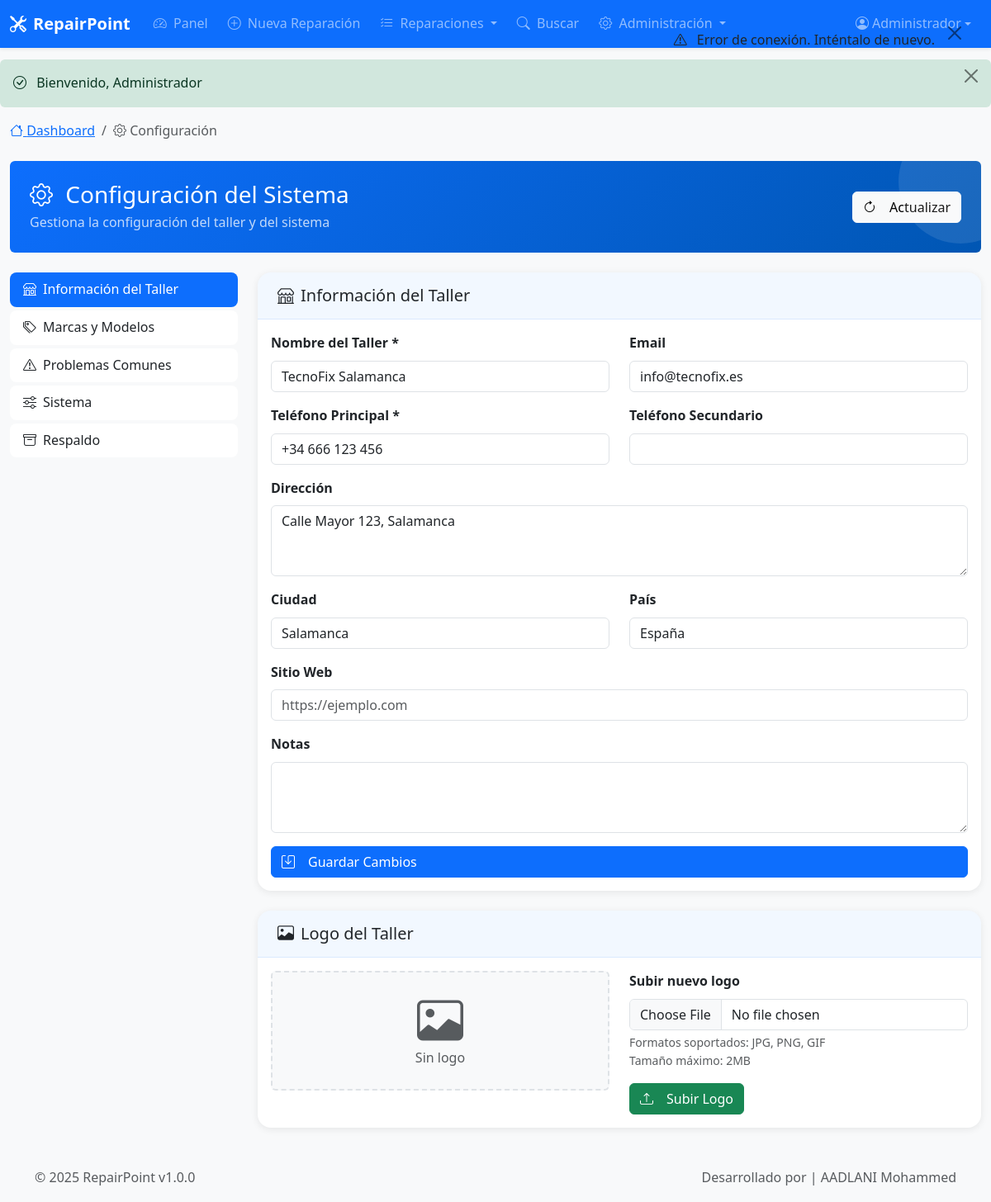
Page /pages/settings.php (signed in) on the committed database.
### tables this page shows
CREATE TABLE users (
                       id INT AUTO_INCREMENT PRIMARY KEY,
                       name VARCHAR(100) NOT NULL COMMENT 'Nombre completo del usuario',
                       email VARCHAR(150) NOT NULL UNIQUE COMMENT 'Email',
                       phone VARCHAR(20) COMMENT 'Teléfono',
                       password VARCHAR(255) NOT NULL COMMENT 'Contraseña encriptada',
                       role ENUM('admin', 'staff') DEFAULT 'staff' COMMENT 'Rol del usuario',
                       shop_id INT NOT NULL COMMENT 'ID del taller',
                       created_at DATETIME DEFAULT CURRENT_TIMESTAMP COMMENT 'Fecha de creación',
                       last_login DATETIME COMMENT 'Último inicio de sesión',
                       status ENUM('active', 'inactive') DEFAULT 'active' COMMENT 'Estado del usuario',
                       remember_token VARCHAR(255) COMMENT 'Token para recordar sesión',
                       reset_token VARCHAR(255) COMMENT 'Token para reset password',
                       reset_expires DATETIME COMMENT 'Expiración del token reset',
                       FOREIGN KEY (shop_id) REFERENCES shops(id) ON DELETE CASCADE,
                       INDEX idx_email (email),
                       INDEX idx_shop_id (shop_id),
                       INDEX idx_remember_token (remember_token),
                       INDEX idx_reset_token (reset_token)
);

CREATE TABLE shops (
                       id INT AUTO_INCREMENT PRIMARY KEY,
                       name VARCHAR(150) NOT NULL COMMENT 'Nombre del taller',
                       email VARCHAR(150) UNIQUE COMMENT 'Email del taller',
                       phone1 VARCHAR(20) NOT NULL COMMENT 'Teléfono principal',
                       phone2 VARCHAR(20) COMMENT 'Teléfono adicional',
                       address TEXT COMMENT 'Dirección completa',
                       website VARCHAR(255) COMMENT 'Sitio web del taller',
                       logo VARCHAR(255) COMMENT 'Logo del taller',
                       city VARCHAR(100) COMMENT 'Ciudad',
                       country VARCHAR(100) DEFAULT 'España' COMMENT 'País',
                       created_at DATETIME DEFAULT CURRENT_TIMESTAMP COMMENT 'Fecha de creación',
                       notes TEXT COMMENT 'Notas adicionales',
                       status ENUM('active', 'inactive') DEFAULT 'active' COMMENT 'Estado del taller',
                       setup_completed BOOLEAN DEFAULT FALSE COMMENT 'Si el setup inicial está completo'
);

### pages/settings.php (the view, shortened to what the rows shown need)
<?php
require_once '../config/config.php';
require_once INCLUDES_PATH . 'functions.php';
$shop_id = $_SESSION['shop_id'];
$db = getDB();
$shop = $db->selectOne("SELECT * FROM shops WHERE id = ?", [$shop_id]);
require_once INCLUDES_PATH . 'header.php';
?>
    <div class="container-fluid">
        <div class="row mb-4">
            <div class="col-12">
                <div class="page-header bg-primary text-white p-4 rounded">
                    <div class="row align-items-center">
                        <div class="col-md-8">
                            <h1 class="h3 mb-1">
                                <i class="bi bi-gear me-2"></i>
                                Configuración del Sistema
                            </h1>
                        </div>
                    </div>
                </div>
            </div>
        </div>
        <div class="row">
            <div class="col-lg-9">
                <div class="tab-content">
                    <div class="tab-pane fade show active" id="shop-settings">
                        <div class="card">
                            <div class="card-body">
                                <form method="POST" action="" class="needs-validation" novalidate>
                                    <div class="row">
                                        <div class="col-md-6 mb-3">
                                            <label for="shop_name" class="form-label">Nombre del Taller *</label>
                                            <input type="text"
                                                   class="form-control"
                                                   id="shop_name"
                                                   name="name"
                                                   value="<?= safeHtml($shop['name']) ?>"
                                                   required>
                                        </div>
                                        <div class="col-md-6 mb-3">
                                            <label for="shop_email" class="form-label">Email</label>
                                            <input type="email"
                                                   class="form-control"
                                                   id="shop_email"
                                                   name="email"
                                                   value="<?= safeHtml($shop['email']) ?>">
                                        </div>
                                    </div>
                                    <div class="row">
                                        <div class="col-md-6 mb-3">
                                            <label for="shop_phone1" class="form-label">Teléfono Principal *</label>
                                            <input type="tel"
                                                   class="form-control"
                                                   id="shop_phone1"
                                                   name="phone1"
                                                   value="<?= safeHtml($shop['phone1']) ?>"
                                                   required>
                                        </div>
                                    </div>
                                    <div class="mb-3">
                                        <label for="shop_address" class="form-label">Dirección</label>
                                        <textarea class="form-control"
                                                  id="shop_address"
                                                  name="address"
                                                  rows="3"><?= safeHtml($shop['address']) ?></textarea>
                                    </div>
                                    <div class="row">
                                        <div class="col-md-6 mb-3">
                                            <label for="shop_city" class="form-label">Ciudad</label>
                                            <input type="text"
                                                   class="form-control"
                                                   id="shop_city"
                                                   name="city"
                                                   value="<?= safeHtml($shop['city']) ?>">
                                        </div>
                                        <div class="col-md-6 mb-3">
                                            <label for="shop_country" class="form-label">País</label>
                                            <input type="text"
                                                   class="form-control"
                                                   id="shop_country"
                                                   name="country"
                                                   value="<?= safeHtml($shop['country'] ?: 'España') ?>">
                                        </div>
                                    </div>
                                </form>
                            </div>
                        </div>
                    </div>
                </div>
            </div>
        </div>
    </div>
<?php
require_once INCLUDES_PATH . 'footer.php';
?>

### includes/header.php (shortened to what the rows shown need)
<?php
$current_user = null;
$current_shop = null;
if (isset($_SESSION['user_id'])) {
    try {
        $db = getDB();
        $current_user = $db->selectOne(
            "SELECT u.*, s.name as shop_name, s.logo as shop_logo
             FROM users u
             JOIN shops s ON u.shop_id = s.id
             WHERE u.id = ?",
            [$_SESSION['user_id']]
        );
        if ($current_user) {
            $current_shop = $db->selectOne("SELECT * FROM shops WHERE id = ?", [$current_user['shop_id']]);
        }
    } catch (Exception $e) {
        $current_user = [
            'id' => $_SESSION['user_id'],
            'name' => $_SESSION['user_name'] ?? 'Usuario',
            'email' => $_SESSION['user_email'] ?? '',
            'role' => $_SESSION['user_role'] ?? 'staff',
            'shop_name' => $_SESSION['shop_name'] ?? 'Mi Taller'
        ];
        $current_shop = ['name' => $current_user['shop_name'], 'logo' => null];
    }
}
?>
<!DOCTYPE html>
<html lang="es">
<head>
    <link href="https://cdn.jsdelivr.net/npm/bootstrap@5.3.0/dist/css/bootstrap.min.css" rel="stylesheet">
    <link href="https://cdn.jsdelivr.net/npm/bootstrap-icons@1.11.0/font/bootstrap-icons.css" rel="stylesheet">
    <link href="<?= asset('css/style.css') ?>" rel="stylesheet">
    <link href="<?= asset('css/print.css') ?>" rel="stylesheet" media="print">
</head>
<body class="<?= isset($body_class) ? $body_class : '' ?>">
<?php if (isset($_SESSION['user_id'])): ?>
<nav class="navbar navbar-expand-lg navbar-dark bg-primary fixed-top">
    <div class="container-fluid">
        <a class="navbar-brand d-flex align-items-center" href="<?= url('pages/dashboard.php') ?>">
            <?php if ($current_shop && isset($current_shop['logo']) && $current_shop['logo']): ?>
                <img src="<?= url($current_shop['logo']) ?>" alt="Logo" height="30" class="me-2">
            <?php else: ?>
                <i class="bi bi-tools me-2"></i>
            <?php endif; ?>
            <span class="fw-bold"><?= APP_NAME ?></span>
        </a>
        <div class="collapse navbar-collapse" id="navbarNav">
            <ul class="navbar-nav me-auto">
                <li class="nav-item">
                    <a class="nav-link <?= (basename($_SERVER['PHP_SELF']) == 'dashboard.php') ? 'active' : '' ?>"
                       href="<?= url('pages/dashboard.php') ?>">
                        <i class="bi bi-speedometer2 me-1"></i>
                        Panel
                    </a>
                </li>
                <li class="nav-item">
                    <a class="nav-link <?= (basename($_SERVER['PHP_SELF']) == 'add_repair.php') ? 'active' : '' ?>"
                       href="<?= url('pages/add_repair.php') ?>">
                        <i class="bi bi-plus-circle me-1"></i>
                        Nueva Reparación
                    </a>
                </li>
                <li class="nav-item dropdown">
                    <a class="nav-link dropdown-toggle" href="#" id="repairsDropdown" role="button" data-bs-toggle="dropdown">
                        <i class="bi bi-list-check me-1"></i>
                        Reparaciones
                    </a>
                </li>
                <li class="nav-item">
                    <a class="nav-link <?= (basename($_SERVER['PHP_SELF']) == 'search.php') ? 'active' : '' ?>"
                       href="<?= url('pages/search.php') ?>">
                        <i class="bi bi-search me-1"></i>
                        Buscar
                    </a>
                </li>
                <?php if ($current_user && $current_user['role'] === 'admin'): ?>
                <li class="nav-item dropdown">
                    <a class="nav-link dropdown-toggle" href="#" id="adminDropdown" role="button" data-bs-toggle="dropdown">
                        <i class="bi bi-gear me-1"></i>
                        Administración
                    </a>
                </li>
                <?php endif; ?>
            </ul>
            <ul class="navbar-nav">
                <li class="nav-item dropdown">
                    <a class="nav-link dropdown-toggle d-flex align-items-center" href="#" id="userDropdown" role="button" data-bs-toggle="dropdown">
                        <i class="bi bi-person-circle me-1"></i>
                        <span class="d-none d-md-inline"><?= htmlspecialchars($current_user['name']) ?></span>
                    </a>
                </li>
            </ul>
        </div>
    </div>
</nav>
<div class="main-content">
<?php endif; ?>

### rows in the picture
users: name "Administrador"
shops: name "TecnoFix Salamanca", email "info@tecnofix.es", phone1 "+34 666 123 456", address "Calle Mayor 123, Salamanca", city "Salamanca", country "España"

### other values in the picture
APP_NAME "RepairPoint"
$_SESSION['message'] "Bienvenido, Administrador"
APP_VERSION "1.0.0"
APP_AUTHOR "| AADLANI Mohammed"
